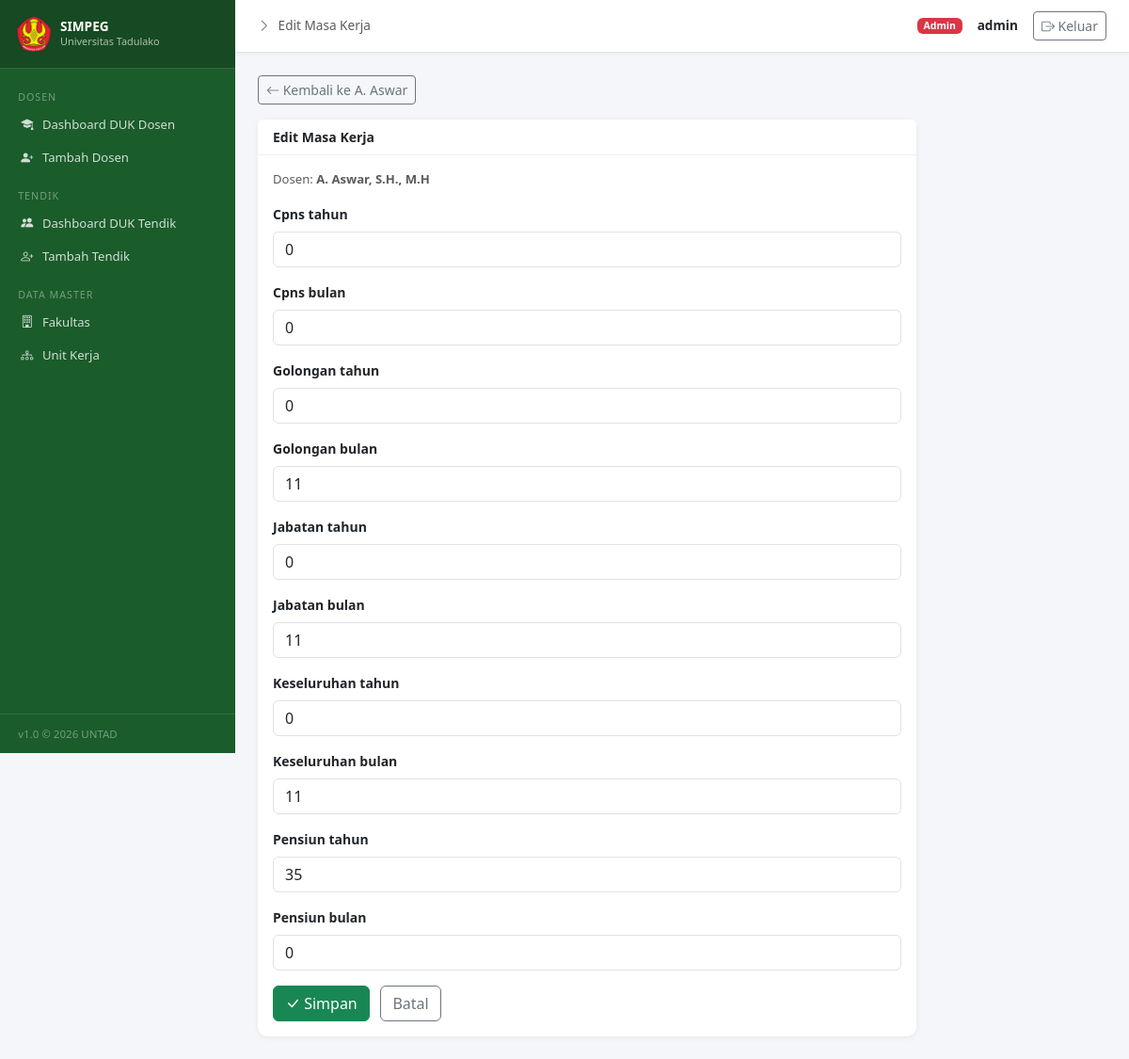
The page /dosen/61/masa-kerja/ (signed in) on the database its author committed.
### dosen/models.py (models this page shows, shortened)
class Dosen(models.Model):
    JENIS_KELAMIN_CHOICES = [('L', 'Laki-laki'), ('P', 'Perempuan')]
    AGAMA_CHOICES = [
        ('Islam', 'Islam'), ('Kristen', 'Kristen'), ('Katolik', 'Katolik'),
        ('Hindu', 'Hindu'), ('Budha', 'Budha'), ('Konghucu', 'Konghucu'),
    ]
    STATUS_CHOICES = [('PNS', 'PNS'), ('CPNS', 'CPNS'), ('PPPK', 'PPPK'), ('Non-PNS', 'Non-PNS')]
    nidn = models.CharField(max_length=20, null=True, blank=True, verbose_name="NIDN")
    nuptk = models.CharField(max_length=30, null=True, blank=True, verbose_name="NUPTK")
    nip = models.CharField(max_length=30, unique=True, null=True, blank=True, verbose_name="NIP")
    no_ktp = models.CharField(max_length=20, null=True, blank=True, verbose_name="No. KTP")
    karpeg = models.CharField(max_length=20, null=True, blank=True, verbose_name="KARPEG")
    nira = models.CharField(max_length=50, null=True, blank=True, verbose_name="NIRA")
    no_reg_serdos = models.CharField(max_length=30, null=True, blank=True, verbose_name="No. Reg. Serdos")
    nama_lengkap = models.CharField(max_length=200, verbose_name="Nama Lengkap (dengan gelar)")
    nama_terang = models.CharField(max_length=200, verbose_name="Nama Terang (tanpa gelar)")
    gelar_depan = models.CharField(max_length=100, blank=True, verbose_name="Gelar Depan")
    gelar_belakang = models.CharField(max_length=100, blank=True, verbose_name="Gelar Belakang")
    jenis_kelamin = models.CharField(max_length=1, choices=JENIS_KELAMIN_CHOICES)
    agama = models.CharField(max_length=20, choices=AGAMA_CHOICES, blank=True)
    tempat_lahir = models.CharField(max_length=100, blank=True)
    tanggal_lahir = models.DateField(null=True, blank=True)
    fakultas = models.ForeignKey(Fakultas, on_delete=models.SET_NULL, null=True, related_name='dosen')
    jurusan_bagian = models.CharField(max_length=200, blank=True, verbose_name="Jurusan/Bagian")
    program_studi_nama = models.CharField(max_length=200, blank=True, verbose_name="Program Studi")
    jenjang_prodi = models.CharField(max_length=10, blank=True, verbose_name="Jenjang Prodi")
    status = models.CharField(max_length=20, choices=STATUS_CHOICES, default='PNS')
    tmt_cpns = models.DateField(null=True, blank=True, verbose_name="TMT CPNS")
    tmt_pns = models.DateField(null=True, blank=True, verbose_name="TMT PNS")
    ranting_ilmu = models.CharField(max_length=300, blank=True, verbose_name="Ranting Ilmu/Kepakaran")
    tingkat_ijazah_bkn = models.CharField(max_length=10, blank=True, verbose_name="Tingkat Ijazah BKN")
    tingkat_ijazah_borang = models.CharField(max_length=10, blank=True, verbose_name="Tingkat Ijazah Borang")
    usia_pensiun = models.IntegerField(null=True, blank=True, verbose_name="Usia Pensiun")
    tahun_pensiun = models.IntegerField(null=True, blank=True, verbose_name="Tahun Pensiun")
    created_at = models.DateTimeField(auto_now_add=True)
    updated_at = models.DateTimeField(auto_now=True)
    created_by = models.ForeignKey(User, on_delete=models.SET_NULL, null=True, related_name='dosen_created')
    class Meta:
        ordering = ['nama_lengkap']
        verbose_name_plural = "Dosen"

class MasaKerja(models.Model):
    dosen = models.OneToOneField(Dosen, on_delete=models.CASCADE, related_name='masa_kerja')
    cpns_tahun = models.IntegerField(null=True, blank=True)
    cpns_bulan = models.IntegerField(null=True, blank=True)
    golongan_tahun = models.IntegerField(null=True, blank=True)
    golongan_bulan = models.IntegerField(null=True, blank=True)
    jabatan_tahun = models.IntegerField(null=True, blank=True)
    jabatan_bulan = models.IntegerField(null=True, blank=True)
    keseluruhan_tahun = models.IntegerField(null=True, blank=True)
    keseluruhan_bulan = models.IntegerField(null=True, blank=True)
    pensiun_tahun = models.IntegerField(null=True, blank=True)
    pensiun_bulan = models.IntegerField(null=True, blank=True)
    tanggal_update = models.DateField(auto_now=True)

### dosen/views.py (the view)
# urls.py: path('dosen/<int:dosen_pk>/masa-kerja/', views.masa_kerja_edit, name='masa_kerja_edit'),
@login_required
@user_passes_test(is_admin)
def masa_kerja_edit(request, dosen_pk):
    dosen = get_object_or_404(Dosen, pk=dosen_pk)
    mk, _ = MasaKerja.objects.get_or_create(dosen=dosen)
    if request.method == 'POST':
        form = MasaKerjaForm(request.POST, instance=mk)
        if form.is_valid():
            form.save()
            messages.success(request, 'Masa kerja berhasil diperbarui.')
            return redirect('dosen_detail', pk=dosen_pk)
    else:
        form = MasaKerjaForm(instance=mk)
    return render(request, 'dosen/riwayat_form.html', {
        'form': form, 'dosen': dosen, 'title': 'Edit Masa Kerja'
    })

### dosen/forms.py
class MasaKerjaForm(forms.ModelForm):
    class Meta:
        model = MasaKerja
        exclude = ['dosen', 'tanggal_update']
        widgets = {f: forms.NumberInput(attrs={'class': 'form-control'}) for f in [
            'cpns_tahun', 'cpns_bulan', 'golongan_tahun', 'golongan_bulan',
            'jabatan_tahun', 'jabatan_bulan', 'keseluruhan_tahun', 'keseluruhan_bulan',
            'pensiun_tahun', 'pensiun_bulan'
        ]}

### dosen/views.py (called while the page is built)
def is_admin(user):
    return user.is_staff or user.is_superuser

### templates/dosen/riwayat_form.html (shortened to what this page needs)
{% extends 'dosen/base.html' %}
{% block page_title %}{{ title }}{% endblock %}
{% block content %}
<div class="mb-3">
  {% if dosen %}<a href="{% url 'dosen_detail' dosen.pk %}" class="btn btn-sm btn-outline-secondary"><i class="bi bi-arrow-left"></i> Kembali ke {{ dosen.nama_terang }}</a>{% endif %}
</div>
<div class="card" style="max-width:700px">
  <div class="card-header fw-semibold">{{ title }}</div>
  <div class="card-body">
    {% if dosen %}<p class="text-muted mb-3" style="font-size:0.82rem">Dosen: <strong>{{ dosen.nama_lengkap }}</strong></p>{% endif %}
    <form method="post">
      {% for field in form %}
      <div class="mb-3">
        <label class="form-label fw-semibold">{{ field.label }}</label>
        {{ field }}
      </div>
      {% endfor %}
      <button type="submit" class="btn btn-success"><i class="bi bi-check-lg"></i> Simpan</button>
      {% if dosen %}<a href="{% url 'dosen_detail' dosen.pk %}" class="btn btn-outline-secondary ms-2">Batal</a>{% endif %}
    </form>
  </div>
</div>
{% endblock %}

### templates/dosen/base.html (shortened to what this page needs)
{% load static %}
<!DOCTYPE html>
<html lang="id">
<head>
<link href="https://cdnjs.cloudflare.com/ajax/libs/bootstrap/5.3.2/css/bootstrap.min.css" rel="stylesheet">
<link href="https://cdnjs.cloudflare.com/ajax/libs/bootstrap-icons/1.11.3/font/bootstrap-icons.min.css" rel="stylesheet">
<link rel="stylesheet" href="https://cdn.datatables.net/1.13.8/css/dataTables.bootstrap5.min.css">
</head>
<body>
{% if user.is_authenticated %}
<div class="sidebar">
  <div class="sidebar-brand d-flex align-items-center gap-2">
    <img src="{% static 'logo/untad.png' %}"
         alt="Logo UNTAD"
         width="40"
         height="40"
         style="border-radius:8px;flex-shrink:0;object-fit:contain">
    <div>
        <div style="font-weight:700;font-size:0.85rem;line-height:1.2">SIMPEG</div>
        <div style="font-size:0.68rem;opacity:0.65">Universitas Tadulako</div>
    </div>
  </div>
  <nav class="sidebar-nav">
    <div class="nav-section">Dosen</div>
    <div class="nav-item">
      <a href="{% url 'dashboard' %}" class="{% if request.resolver_match.url_name == 'dashboard' %}active{% endif %}">
        <i class="bi bi-mortarboard-fill"></i> Dashboard DUK Dosen
      </a>
    </div>
    {% if user.is_staff or user.is_superuser %}
    <div class="nav-item">
      <a href="{% url 'dosen_create' %}" class="{% if request.resolver_match.url_name == 'dosen_create' %}active{% endif %}">
        <i class="bi bi-person-plus-fill"></i> Tambah Dosen
      </a>
    </div>
    {% endif %}
    <div class="nav-section">Tendik</div>
    <div class="nav-item">
      <a href="{% url 'dashboard_tendik' %}" class="{% if request.resolver_match.url_name == 'dashboard_tendik' %}active{% endif %}">
        <i class="bi bi-people-fill"></i> Dashboard DUK Tendik
      </a>
    </div>
    {% if user.is_staff or user.is_superuser %}
    <div class="nav-item">
      <a href="{% url 'tendik_create' %}" class="{% if request.resolver_match.url_name == 'tendik_create' %}active{% endif %}">
        <i class="bi bi-person-plus"></i> Tambah Tendik
      </a>
    </div>
    {% endif %}
    {% if user.is_staff or user.is_superuser %}
    <div class="nav-section">Data Master</div>
    <div class="nav-item">
      <a href="{% url 'fakultas_list' %}" class="{% if 'fakultas' in request.resolver_match.url_name %}active{% endif %}">
        <i class="bi bi-building"></i> Fakultas
      </a>
    </div>
    <div class="nav-item">
      <a href="{% url 'unit_kerja_list' %}" class="{% if 'unit_kerja' in request.resolver_match.url_name %}active{% endif %}">
        <i class="bi bi-diagram-3"></i> Unit Kerja
      </a>
    </div>
    {% endif %}
  </nav>
  <div class="sidebar-footer">v1.0 &copy; 2026 UNTAD</div>
</div>
<div class="main-wrapper">
  <div class="topbar">
    <div class="d-flex align-items-center gap-2 text-muted" style="font-size:0.85rem">
      <i class="bi bi-chevron-right"></i>
      {% block page_title %}Dashboard{% endblock %}
    </div>
    <div class="d-flex align-items-center gap-3">
      <span class="badge {% if user.is_staff %}bg-danger{% else %}bg-secondary{% endif %}">
        {% if user.is_staff %}Admin{% else %}Viewer{% endif %}
      </span>
      <span class="fw-semibold" style="font-size:0.85rem">{{ user.get_full_name|default:user.username }}</span>
      <a href="{% url 'logout' %}" class="btn btn-outline-secondary btn-sm">
        <i class="bi bi-box-arrow-right"></i> Keluar
      </a>
    </div>
  </div>
  <div class="content-area">
    {% block content %}{% endblock %}
  </div>
</div>
{% endif %}
</body>
</html>

### templates/dosen/base.html (style rules this page uses)
:root { --sidebar-width: 250px; --untad-green: #1a5c2a; --untad-gold: #c8a227; }
body { background: #f4f6f9; font-size: 0.875rem; }
.sidebar { width: var(--sidebar-width); height: 100vh; position: fixed; background: var(--untad-green); color: #fff; overflow-y: auto; top: 0; left: 0; z-index: 100; display: flex; flex-direction: column; }
.sidebar-brand { padding: 1rem; border-bottom: 1px solid rgba(255,255,255,0.15); background: rgba(0,0,0,0.2); flex-shrink: 0; }
.sidebar-nav { padding: 0.5rem 0; flex: 1; }
.sidebar-nav .nav-item a { display: flex; align-items: center; gap: 0.6rem; padding: 0.5rem 1.2rem; color: rgba(255,255,255,0.8); text-decoration: none; font-size: 0.82rem; transition: all 0.2s; border-left: 3px solid transparent; }
.sidebar-nav .nav-section { padding: 0.85rem 1.2rem 0.25rem; font-size: 0.67rem; text-transform: uppercase; letter-spacing: 0.09em; color: rgba(255,255,255,0.4); }
.main-wrapper { margin-left: var(--sidebar-width); min-height: 100vh; display: flex; flex-direction: column; }
.topbar { background: #fff; border-bottom: 1px solid #e0e4ea; padding: 0 1.5rem; height: 56px; display: flex; align-items: center; justify-content: space-between; position: sticky; top: 0; z-index: 50; box-shadow: 0 1px 4px rgba(0,0,0,0.06); }
.content-area { padding: 1.5rem; flex: 1; }
.card { border: none; box-shadow: 0 1px 6px rgba(0,0,0,0.07); border-radius: 10px; }
.card-header { background: #fff; border-bottom: 1px solid #f0f0f0; font-weight: 600; }
.sidebar-footer { padding: 0.75rem 1.2rem; border-top: 1px solid rgba(255,255,255,0.1); font-size: 0.72rem; color: rgba(255,255,255,0.4); flex-shrink: 0; }

### rows shown on the page
Dosen: nama_terang "A. Aswar", nama_lengkap "A. Aswar, S.H., M.H"
MasaKerja: form "0" "0" "0" "11" "0" "11" "0" "11" "35" "0"

### other values the page prints
{{ title }} "Edit Masa Kerja"
{{ user.get_full_name|default:user.username }} "admin"
{{ field.label }} "Cpns tahun" "Cpns bulan" "Golongan tahun" "Golongan bulan" "Jabatan tahun" "Jabatan bulan" "Keseluruhan tahun" "Keseluruhan bulan" "Pensiun tahun" "Pensiun bulan"
